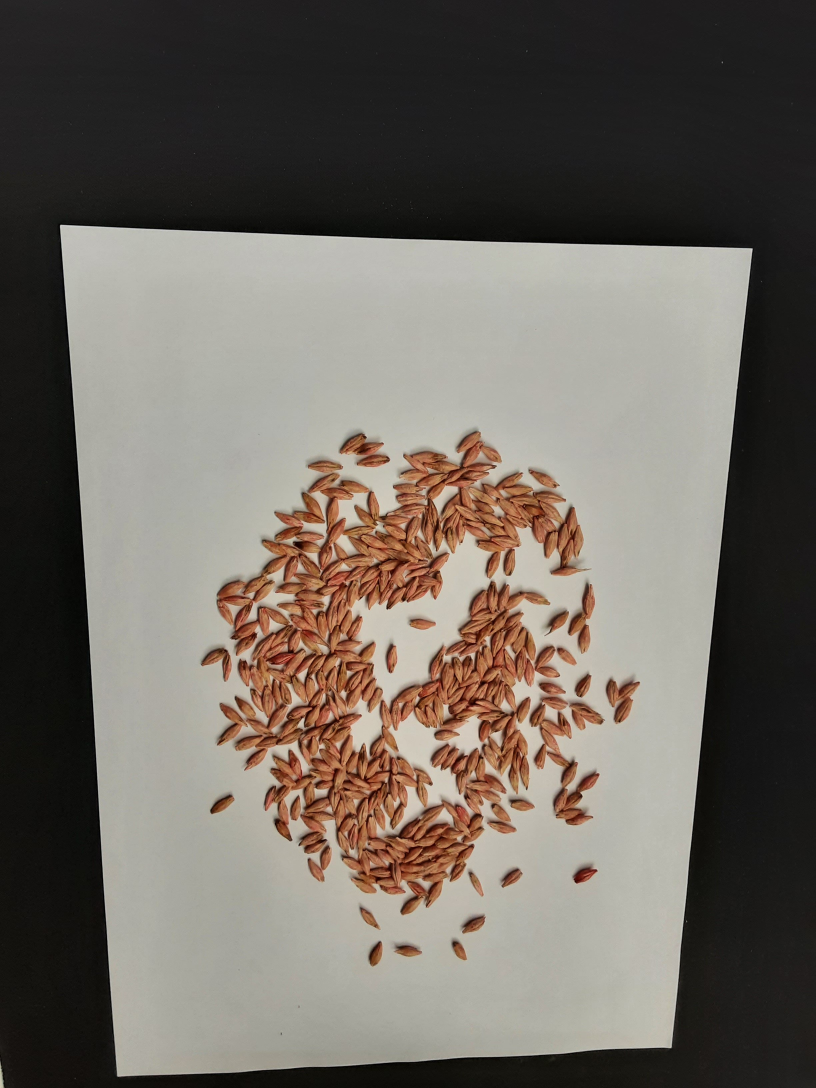
#> input picture app/mock/foto.jpg, 2448 x 3264 px (shown at 1/3 size)
$ python -i a4_sheet.py   (imports and definitions only)
#> lines starting #> are read from the running program, lines starting #| are printed output that depends on the picture; after the words box and inside, x2 and y2 are one past the last pixel; in counts of white or black regions, pixels touching at a corner belong together
#> further down, picture is the input picture: shape (3264, 2448, 3); mean B, G, R 96, 103.9, 110.7
"""
a4_sheet.py - A4-Blatt im Foto finden, entzerren, Massstab ableiten.

Die corn1000-Fotos zeigen Koerner auf einem weissen A4-Blatt (210 x 297 mm) vor dunklem/kontrastreichem
Untergrund. Das Blatt liefert den Massstab (mm/px) und schneidet den Hintergrund weg.

    warped, info = rectify_a4(img_bgr)           # None-Info, falls kein Blatt gefunden
    info["H"]            3x3 Homographie Original -> entzerrt
    info["mm_per_px"]    Massstab im entzerrten Bild
    to_original(pts, info)   Punkte aus dem entzerrten Bild ins Originalbild zurueckrechnen
"""
from __future__ import annotations

import cv2
import numpy as np

A4_W_MM, A4_H_MM = 210.0, 297.0


def _order_corners(pts: np.ndarray) -> np.ndarray:
    """Sortiert 4 Punkte: oben-links, oben-rechts, unten-rechts, unten-links."""
    pts = np.asarray(pts, np.float32).reshape(4, 2)
    s, d = pts.sum(1), np.diff(pts, axis=1).ravel()
    return np.array([pts[np.argmin(s)], pts[np.argmin(d)], pts[np.argmax(s)], pts[np.argmax(d)]], np.float32)


def find_a4_corners(img_bgr: np.ndarray, min_area_frac: float = 0.15, max_side: int = 1200):
    """
    Findet das hellste grosse Viereck (Papier). Rueckgabe: 4x2 Eckpunkte im Originalmassstab oder None.
    Rechnet auf verkleinertem Bild (schnell); Koerner im Papier stoeren nicht (Kontur wird gefuellt).
    """
#> called with min_area_frac = 0.15, max_side = 1200
    h, w = img_bgr.shape[:2]
#> h = 3264; w = 2448
    f = min(1.0, max_side / max(h, w))
#> f = 0.368
    small = cv2.resize(img_bgr, None, fx=f, fy=f, interpolation=cv2.INTER_AREA) if f < 1 else img_bgr
    gray = cv2.GaussianBlur(cv2.cvtColor(small, cv2.COLOR_BGR2GRAY), (0, 0), 3)
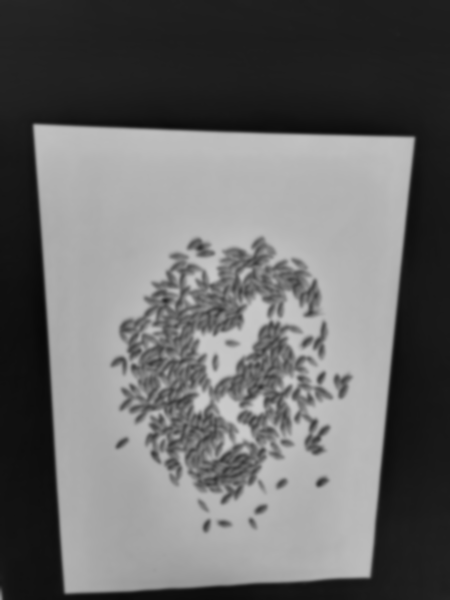
#> gray: shape (1200, 900) (shown at 1/2 size); min 8, max 203, mean 105.1
    _, m = cv2.threshold(gray, 0, 255, cv2.THRESH_BINARY + cv2.THRESH_OTSU)
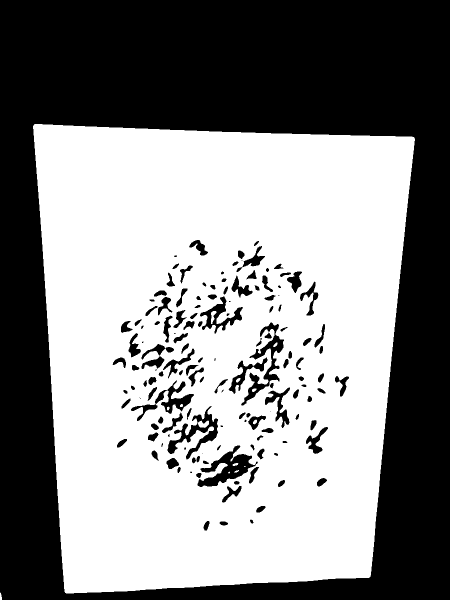
#> m: shape (1200, 900) (shown at 1/2 size); 54.2% white; 144 black regions (18 under 20 px), largest, box (x1, y1, x2, y2) and area: (0, 0, 900, 1200) 456663, (395, 891, 516, 974) 3807, (482, 645, 568, 811) 3276
    m = cv2.morphologyEx(m, cv2.MORPH_CLOSE, cv2.getStructuringElement(cv2.MORPH_ELLIPSE, (25, 25)))
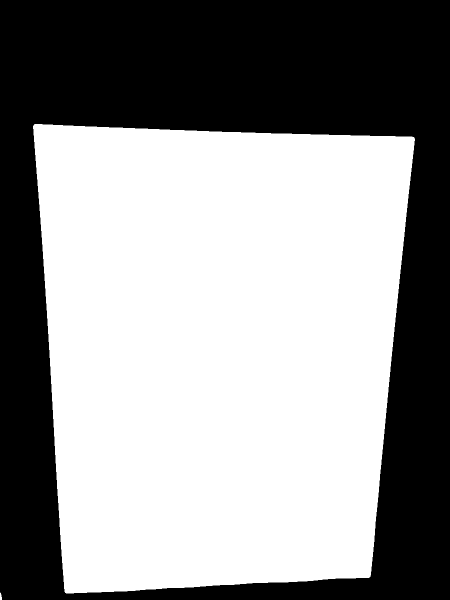
#> m: shape (1200, 900) (shown at 1/2 size); 57.7% white; 1 black region
    cnts, _ = cv2.findContours(m, cv2.RETR_EXTERNAL, cv2.CHAIN_APPROX_SIMPLE)
#> cnts = 2 contours; box (x1, y1, x2, y2) and area: (66, 248, 830, 1187) 621698, (0, 1185, 4, 1200) 30
    best, best_area = None, 0.0
    for c in cnts:
        area = cv2.contourArea(c)
        if area < min_area_frac * small.shape[0] * small.shape[1] or area <= best_area:
            continue
        hull = cv2.convexHull(c)
        peri = cv2.arcLength(hull, True)
        quad = None
        for eps in (0.02, 0.03, 0.05, 0.08):
            ap = cv2.approxPolyDP(hull, eps * peri, True)
            if len(ap) == 4:
                quad = ap
                break
        if quad is None:                                   # Notnagel: gedrehtes Rechteck
            quad = cv2.boxPoints(cv2.minAreaRect(hull)).reshape(-1, 1, 2)
        q = _order_corners(quad)
        e = [np.linalg.norm(q[i] - q[(i + 1) % 4]) for i in range(4)]
        long_s, short_s = max(e[0], e[2], e[1], e[3]), min(e[0], e[2], e[1], e[3])
        ratio = long_s / max(short_s, 1e-6)
        if not (1.15 <= ratio <= 1.75):                    # A4 = 1,414; Perspektive streut
            continue
        best, best_area = q, area
#> this loop made 2 passes
#> area on pass 1: 29.5
#> (area, peri, s in _order_corners, d in _order_corners, e, long_s, short_s, ratio) on pass 2: (621698, 3195, [317, 1103, 1893, 1315], [179, -553, 415, 1055], [759.5, 883.5, 609.8, 939], 939, 609.8, 1.54)
    return None if best is None else best / f


def rectify_a4(img_bgr: np.ndarray, mm_per_px: float = 0.1, margin_mm: float = 0.0):
    """
    Entzerrt das Blatt auf feste Groesse (Hochformat, 210 x 297 mm). Rueckgabe (bild, info) oder (None, None).
    mm_per_px = 0.1 -> 2100 x 2970 px (reicht fuer ca. 60 px je Kornbreite; kleiner = schneller).
    """
    q = find_a4_corners(img_bgr)
#> q = [[187.7, 674.6], [2252.2, 748], [2010.1, 3138.9], [353.6, 3223.2]]
    if q is None:
        return None, None
    e01, e12 = np.linalg.norm(q[1] - q[0]), np.linalg.norm(q[2] - q[1])
#> e01 = 2065.8; e12 = 2403.1
    if e01 > e12:                                          # Blatt liegt quer -> Ecken so rotieren, dass lange Seite vertikal wird
        q = np.roll(q, -1, axis=0)
    W, H = int(round(A4_W_MM / mm_per_px)), int(round(A4_H_MM / mm_per_px))
    dst = np.array([[0, 0], [W - 1, 0], [W - 1, H - 1], [0, H - 1]], np.float32)
    Hm = cv2.getPerspectiveTransform(q.astype(np.float32), dst)
#> Hm = [[0.895, -0.0583, -128.7], [-0.0312, 0.877, -585.9], [-2.93e-05, -7.39e-05, 1]]
    warped = cv2.warpPerspective(img_bgr, Hm, (W, H), flags=cv2.INTER_AREA if mm_per_px > 0.05 else cv2.INTER_LINEAR)
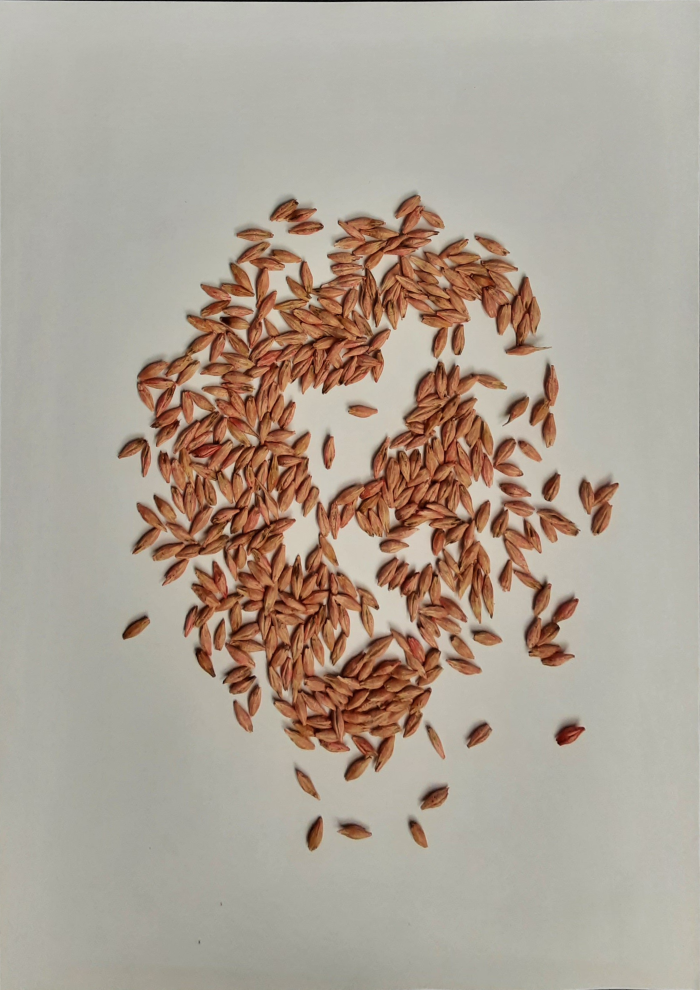
#> warped: shape (2970, 2100, 3) (shown at 1/3 size); mean B, G, R 148, 161, 172.7
    if margin_mm > 0:                                      # Papierkante (Schatten, Rand) wegschneiden
        m = int(round(margin_mm / mm_per_px))
        warped = warped[m:H - m, m:W - m]
    return warped, {"H": Hm, "mm_per_px": mm_per_px, "corners": q, "margin_px": int(round(margin_mm / mm_per_px))}


def to_original(points_xy, info) -> np.ndarray:
    """Punkte (N,2) aus dem entzerrten Bild ins Originalbild zurueckrechnen."""
    pts = np.asarray(points_xy, np.float32).reshape(-1, 1, 2)
    if len(pts) == 0:
        return np.zeros((0, 2), np.float32)
    pts = pts + info.get("margin_px", 0)
    inv = np.linalg.inv(info["H"])
    return cv2.perspectiveTransform(pts, inv).reshape(-1, 2)


def to_rectified(points_xy, info) -> np.ndarray:
    """Punkte (N,2) aus dem Originalbild ins entzerrte Bild."""
    pts = np.asarray(points_xy, np.float32).reshape(-1, 1, 2)
    if len(pts) == 0:
        return np.zeros((0, 2), np.float32)
    out = cv2.perspectiveTransform(pts, info["H"]).reshape(-1, 2)
    return out - info.get("margin_px", 0)

>>> import cv2
>>> picture = cv2.imread('../../app/mock/foto.jpg')
>>> result = rectify_a4(picture)
